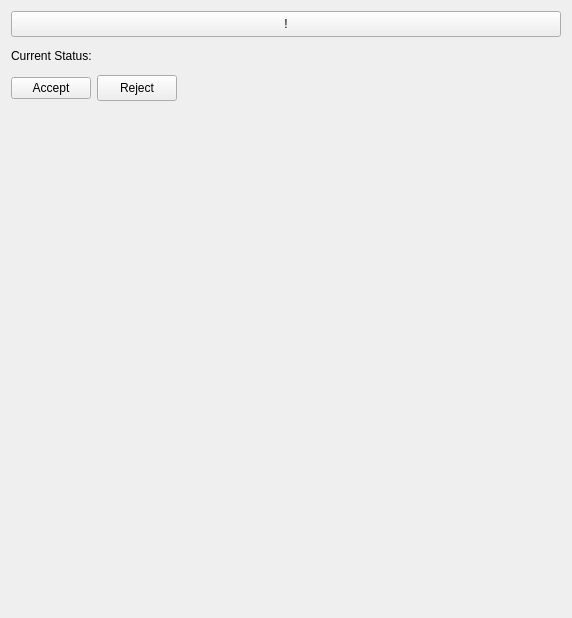
<?xml version="1.0" encoding="UTF-8"?>
<ui version="4.0">
 <class>AutonomousRobotNotification</class>
 <widget class="QWidget" name="AutonomousRobotNotification">
  <property name="geometry">
   <rect>
    <x>0</x>
    <y>0</y>
    <width>572</width>
    <height>618</height>
   </rect>
  </property>
  <property name="sizePolicy">
   <sizepolicy hsizetype="MinimumExpanding" vsizetype="MinimumExpanding">
    <horstretch>0</horstretch>
    <verstretch>0</verstretch>
   </sizepolicy>
  </property>
  <property name="windowTitle">
   <string>Form</string>
  </property>
  <layout class="QVBoxLayout" name="verticalLayout_2">
   <item>
    <layout class="QVBoxLayout" name="verticalLayout">
     <item>
      <widget class="QPushButton" name="_showButton">
       <property name="maximumSize">
        <size>
         <width>16777215</width>
         <height>35</height>
        </size>
       </property>
       <property name="text">
        <string>!</string>
       </property>
       <property name="checkable">
        <bool>true</bool>
       </property>
       <property name="autoDefault">
        <bool>false</bool>
       </property>
       <property name="default">
        <bool>false</bool>
       </property>
       <property name="flat">
        <bool>false</bool>
       </property>
      </widget>
     </item>
    </layout>
   </item>
   <item>
    <layout class="QHBoxLayout" name="horizontalLayout">
     <item>
      <widget class="QLabel" name="label_2">
       <property name="maximumSize">
        <size>
         <width>16777215</width>
         <height>30</height>
        </size>
       </property>
       <property name="text">
        <string>Current Status: </string>
       </property>
      </widget>
     </item>
     <item>
      <widget class="QLabel" name="_status">
       <property name="text">
        <string/>
       </property>
      </widget>
     </item>
     <item>
      <spacer name="horizontalSpacer_2">
       <property name="orientation">
        <enum>Qt::Horizontal</enum>
       </property>
       <property name="sizeHint" stdset="0">
        <size>
         <width>40</width>
         <height>20</height>
        </size>
       </property>
      </spacer>
     </item>
    </layout>
   </item>
   <item>
    <layout class="QHBoxLayout" name="horizontalLayout_3">
     <item>
      <widget class="QPushButton" name="_buttonAccept">
       <property name="minimumSize">
        <size>
         <width>0</width>
         <height>20</height>
        </size>
       </property>
       <property name="text">
        <string>Accept</string>
       </property>
      </widget>
     </item>
     <item>
      <widget class="QPushButton" name="_buttonReject">
       <property name="minimumSize">
        <size>
         <width>0</width>
         <height>20</height>
        </size>
       </property>
       <property name="maximumSize">
        <size>
         <width>16777215</width>
         <height>30</height>
        </size>
       </property>
       <property name="text">
        <string>Reject</string>
       </property>
      </widget>
     </item>
     <item>
      <spacer name="horizontalSpacer">
       <property name="orientation">
        <enum>Qt::Horizontal</enum>
       </property>
       <property name="sizeHint" stdset="0">
        <size>
         <width>40</width>
         <height>20</height>
        </size>
       </property>
      </spacer>
     </item>
    </layout>
   </item>
   <item>
    <layout class="QHBoxLayout" name="horizontalLayout_2">
     <item>
      <widget class="ImageWidget" name="_rgbView" native="true">
       <property name="minimumSize">
        <size>
         <width>300</width>
         <height>500</height>
        </size>
       </property>
      </widget>
     </item>
     <item>
      <spacer name="horizontalSpacer_3">
       <property name="orientation">
        <enum>Qt::Horizontal</enum>
       </property>
       <property name="sizeHint" stdset="0">
        <size>
         <width>40</width>
         <height>20</height>
        </size>
       </property>
      </spacer>
     </item>
     <item>
      <widget class="ImageWidget" name="_thermalView" native="true">
       <property name="minimumSize">
        <size>
         <width>200</width>
         <height>0</height>
        </size>
       </property>
      </widget>
     </item>
    </layout>
   </item>
  </layout>
 </widget>
 <customwidgets>
  <customwidget>
   <class>ImageWidget</class>
   <extends>QWidget</extends>
   <header>ImageWidget.h</header>
   <container>1</container>
  </customwidget>
 </customwidgets>
 <resources/>
 <connections/>
</ui>
